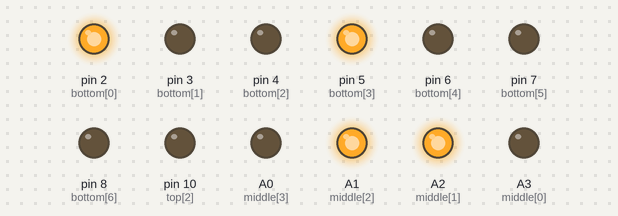
Bench run of a sketch on a simulated Arduino Uno, built with avr-gcc and run on an emulated ATmega328P. Shown: output pins drawn as LEDs (lit = HIGH).

Above: at 0.07 s.
At 0.82 s:
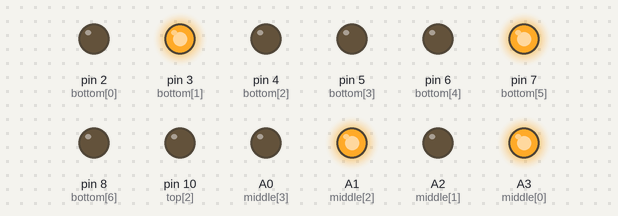
At 1.72 s:
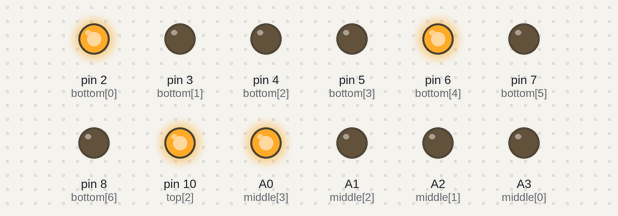
At 2.62 s:
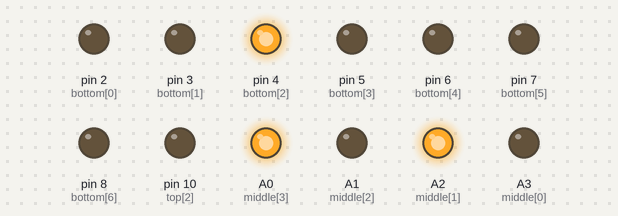
At 3.45 s:
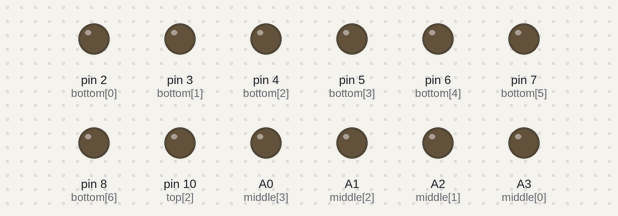
At 6.07 s:
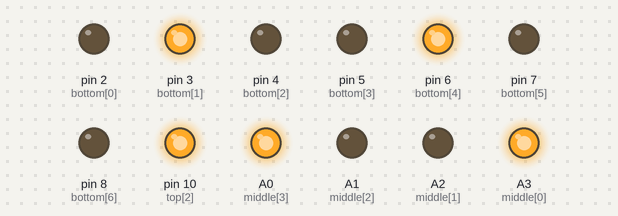
Timing chart, 0 to 6.4 s (numbered marks = the images above):
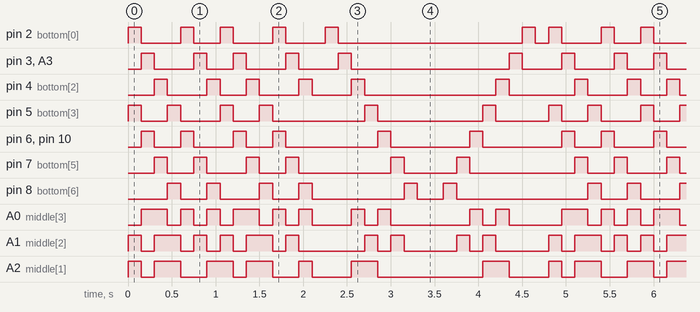

Measured:
- by itself, pin 2 (bottom[0]): repeats every 4.8 s: LOW 0.45 s, HIGH 0.15 s, LOW 0.30 s, 2 × (HIGH 0.15 s, LOW 0.45 s), HIGH 0.15 s, LOW 2.1 s, HIGH 0.15 s, LOW 0.15 s, HIGH 0.15 s
- by itself, pin 4 (bottom[2]): repeats every 4.8 s: LOW 0.45 s, HIGH 0.15 s, LOW 0.30 s, 2 × (HIGH 0.15 s, LOW 0.45 s), HIGH 0.15 s, LOW 1.5 s, HIGH 0.15 s, LOW 0.75 s, HIGH 0.15 s
- by itself, everything shown: repeats every 4.8 s, in 31 steps

The sketch:

mini-hotbox.ino
```cpp
/*
 *    - Mini Hotbox -
 *  A revamp of the large hotbox on a smaller scale.
 *  The HotBox was part of the MCNS 2014 Musical production
 *  'Guys and Dolls' and was built by Tom Keating, Tom Ingram
 *  and Cian Byrne.
 *
 *  This new software is for use with a custom PCB board
 *  made by Cian Byrne for control of 15 LED segments.
 *
 *  Author: Cian Byrne 2016-2018
 */

 #define STANDARD_DELAY 150

int bottom[7] = {2,3,4,5,6,7,8};
int middle[5] = {A3,A2,A1,A0,15};
int top[3] = {14,16,10};

void setup() {
  // put your setup code here, to run once:
  // set all to output
  for(int i=0; i < 7; i++){
    pinMode(bottom[i], OUTPUT);
    if(i<5) pinMode(middle[i], OUTPUT);
    if(i<3) pinMode(top[i], OUTPUT);
  }

  // set all to initial state (low)
  for(int i=0; i < 7; i++){
    digitalWrite(bottom[i], LOW);
    if(i<5) digitalWrite(middle[i], LOW);
    if(i<3) digitalWrite(top[i], LOW);
  }
}

void loop() {
  // put your main code here, to run repeatedly:
  //test();
  spinLR();
  spinLR();
  sweepLR();
  sweepRL();

  //reset();
}


void reset(){
  // set all to initial state (low)
  for(int i=0; i < 7; i++){
    digitalWrite(bottom[i], LOW);
    if(i<5) digitalWrite(middle[i], LOW);
    if(i<3) digitalWrite(top[i], LOW);
  }
}


void test(){
  delay(STANDARD_DELAY);
  for(int i=0; i < 7; i++){
    digitalWrite(bottom[i], HIGH);
    delay(STANDARD_DELAY);
  }

  for(int i=0; i < 5; i++){
    digitalWrite(middle[i], HIGH);
    delay(STANDARD_DELAY);
  }

  for(int i=0; i < 3; i++){
    digitalWrite(top[i], HIGH);
    delay(STANDARD_DELAY);
  }

  for(int i=0; i < 7; i++){
    digitalWrite(bottom[i], LOW);
    delay(STANDARD_DELAY);
  }

  for(int i=0; i < 5; i++){
    digitalWrite(middle[i], LOW);
    delay(STANDARD_DELAY);
  }

  for(int i=0; i < 3; i++){
    digitalWrite(top[i], LOW);
    delay(STANDARD_DELAY);
  }


}

void sweepLR(){
  delay(STANDARD_DELAY);
  digitalWrite(bottom[0], HIGH);

  delay(STANDARD_DELAY);
  digitalWrite(bottom[0], LOW);
  digitalWrite(bottom[1], HIGH);
  digitalWrite(middle[0], HIGH);

  delay(STANDARD_DELAY);
  digitalWrite(bottom[1], LOW);
  digitalWrite(middle[0], LOW);
  digitalWrite(bottom[2], HIGH);
  digitalWrite(middle[1], HIGH);
  digitalWrite(top[0], HIGH);

  delay(STANDARD_DELAY);
  digitalWrite(bottom[2], LOW);
  digitalWrite(middle[1], LOW);
  digitalWrite(top[0], LOW);
  digitalWrite(bottom[3], HIGH);
  digitalWrite(middle[2], HIGH);
  digitalWrite(top[1], HIGH);

  delay(STANDARD_DELAY);
  digitalWrite(bottom[3], LOW);
  digitalWrite(middle[2], LOW);
  digitalWrite(top[1], LOW);
  digitalWrite(bottom[4], HIGH);
  digitalWrite(middle[3], HIGH);
  digitalWrite(top[2], HIGH);

  delay(STANDARD_DELAY);
  digitalWrite(bottom[4], LOW);
  digitalWrite(middle[3], LOW);
  digitalWrite(top[2], LOW);
  digitalWrite(bottom[5], HIGH);
  digitalWrite(middle[4], HIGH);

  delay(STANDARD_DELAY);
  digitalWrite(bottom[5], LOW);
  digitalWrite(middle[4], LOW);
  digitalWrite(bottom[6], HIGH);

  delay(STANDARD_DELAY);
  digitalWrite(bottom[6], LOW);
  delay(STANDARD_DELAY);
}

void sweepRL(){
  delay(STANDARD_DELAY);
  digitalWrite(bottom[6], HIGH);

  delay(STANDARD_DELAY);
  digitalWrite(bottom[6], LOW);
  digitalWrite(bottom[5], HIGH);
  digitalWrite(middle[4], HIGH);

  delay(STANDARD_DELAY);
  digitalWrite(bottom[5], LOW);
  digitalWrite(middle[4], LOW);
  digitalWrite(bottom[4], HIGH);
  digitalWrite(middle[3], HIGH);
  digitalWrite(top[2], HIGH);

  delay(STANDARD_DELAY);
  digitalWrite(bottom[4], LOW);
  digitalWrite(middle[3], LOW);
  digitalWrite(top[2], LOW);
  digitalWrite(bottom[3], HIGH);
  digitalWrite(middle[2], HIGH);
  digitalWrite(top[1], HIGH);

  delay(STANDARD_DELAY);
  digitalWrite(bottom[3], LOW);
  digitalWrite(middle[2], LOW);
  digitalWrite(top[1], LOW);
  digitalWrite(bottom[2], HIGH);
  digitalWrite(middle[1], HIGH);
  digitalWrite(top[0], HIGH);

  delay(STANDARD_DELAY);
  digitalWrite(bottom[2], LOW);
  digitalWrite(middle[1], LOW);
  digitalWrite(top[0], LOW);
  digitalWrite(bottom[1], HIGH);
  digitalWrite(middle[0], HIGH);

  delay(STANDARD_DELAY);
  digitalWrite(bottom[1], LOW);
  digitalWrite(middle[0], LOW);
  digitalWrite(bottom[0], HIGH);

  delay(STANDARD_DELAY);
  digitalWrite(bottom[0], LOW);
  delay(STANDARD_DELAY);
}

void spinLR(){
  // start with extreme R and middle
  //delay(STANDARD_DELAY);
  digitalWrite(bottom[0], HIGH);
  digitalWrite(bottom[3], HIGH);
  digitalWrite(middle[2], HIGH);
  digitalWrite(top[1], HIGH);

  delay(STANDARD_DELAY);
  digitalWrite(bottom[0], LOW);
  digitalWrite(bottom[3], LOW);
  digitalWrite(middle[2], LOW);
  digitalWrite(top[1], LOW);
  digitalWrite(bottom[1], HIGH);
  digitalWrite(bottom[4], HIGH);
  digitalWrite(middle[3], HIGH);
  digitalWrite(middle[0], HIGH);
  digitalWrite(top[2], HIGH);

  delay(STANDARD_DELAY);
  digitalWrite(bottom[1], LOW);
  digitalWrite(bottom[4], LOW);
  digitalWrite(middle[3], LOW);
  digitalWrite(middle[0], LOW);
  digitalWrite(top[2], LOW);
  digitalWrite(bottom[2], HIGH);
  digitalWrite(bottom[5], HIGH);
  digitalWrite(middle[4], HIGH);
  digitalWrite(middle[1], HIGH);
  digitalWrite(top[0], HIGH);

  delay(STANDARD_DELAY);
  digitalWrite(bottom[2], LOW);
  digitalWrite(bottom[5], LOW);
  digitalWrite(middle[4], LOW);
  digitalWrite(middle[1], LOW);
  digitalWrite(top[0], LOW);
  digitalWrite(bottom[3], HIGH);
  digitalWrite(bottom[6], HIGH);
  digitalWrite(middle[2], HIGH);
  digitalWrite(top[1], HIGH);


  delay(STANDARD_DELAY);
  digitalWrite(bottom[3], LOW);
  digitalWrite(bottom[6], LOW);
  digitalWrite(middle[2], LOW);
  digitalWrite(top[1], LOW);
  digitalWrite(bottom[4], HIGH);
  digitalWrite(bottom[0], HIGH);
  digitalWrite(middle[3], HIGH);
  digitalWrite(top[2], HIGH);

  delay(STANDARD_DELAY);
  digitalWrite(bottom[4], LOW);
  digitalWrite(bottom[0], LOW);
  digitalWrite(middle[3], LOW);
  digitalWrite(top[2], LOW);
  digitalWrite(bottom[5], HIGH);
  digitalWrite(bottom[1], HIGH);
  digitalWrite(middle[4], HIGH);
  digitalWrite(middle[0], HIGH);
  //digitalWrite(top[0], HIGH);

  delay(STANDARD_DELAY);
  digitalWrite(bottom[5], LOW);
  digitalWrite(bottom[1], LOW);
  digitalWrite(middle[4], LOW);
  digitalWrite(middle[0], LOW);
  //digitalWrite(top[0], HIGH);
  digitalWrite(bottom[6], HIGH);
  digitalWrite(bottom[2], HIGH);
  //digitalWrite(middle[0], HIGH);
  digitalWrite(middle[1], HIGH);
  digitalWrite(top[0], HIGH);

  delay(STANDARD_DELAY);
  digitalWrite(bottom[6], LOW);
  digitalWrite(bottom[2], LOW);
  //digitalWrite(middle[0], LOW);
  digitalWrite(middle[1], LOW);
  digitalWrite(top[0], LOW);

}
```
